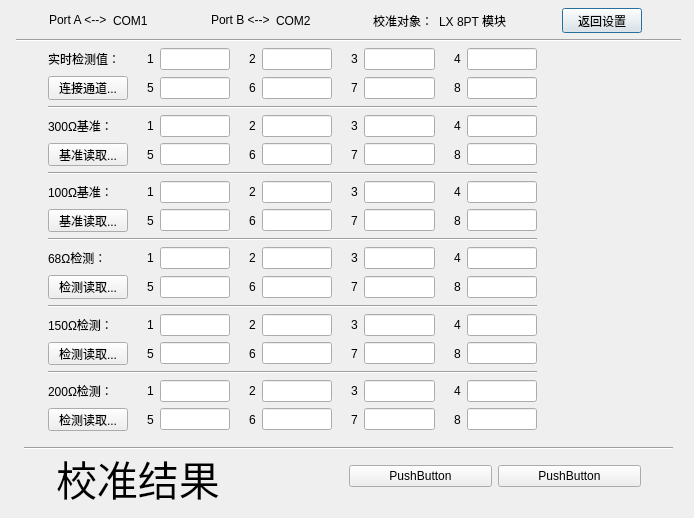
<?xml version="1.0" encoding="UTF-8"?>
<ui version="4.0">
 <class>Dialog_calibration</class>
 <widget class="QDialog" name="Dialog_calibration">
  <property name="geometry">
   <rect>
    <x>0</x>
    <y>0</y>
    <width>694</width>
    <height>518</height>
   </rect>
  </property>
  <property name="windowTitle">
   <string>Dialog</string>
  </property>
  <widget class="Line" name="line">
   <property name="geometry">
    <rect>
     <x>16</x>
     <y>32</y>
     <width>665</width>
     <height>16</height>
    </rect>
   </property>
   <property name="orientation">
    <enum>Qt::Horizontal</enum>
   </property>
  </widget>
  <widget class="Line" name="line_2">
   <property name="geometry">
    <rect>
     <x>24</x>
     <y>440</y>
     <width>649</width>
     <height>16</height>
    </rect>
   </property>
   <property name="orientation">
    <enum>Qt::Horizontal</enum>
   </property>
  </widget>
  <widget class="QWidget" name="layoutWidget">
   <property name="geometry">
    <rect>
     <x>49</x>
     <y>8</y>
     <width>593</width>
     <height>25</height>
    </rect>
   </property>
   <layout class="QGridLayout" name="gridLayout">
    <item row="0" column="0">
     <widget class="QLabel" name="label">
      <property name="text">
       <string>Port A &lt;--&gt;</string>
      </property>
     </widget>
    </item>
    <item row="0" column="1">
     <widget class="QLabel" name="label_7">
      <property name="text">
       <string>COM1</string>
      </property>
     </widget>
    </item>
    <item row="0" column="2">
     <widget class="QLabel" name="label_8">
      <property name="text">
       <string/>
      </property>
     </widget>
    </item>
    <item row="0" column="3">
     <widget class="QLabel" name="label_2">
      <property name="text">
       <string>Port B &lt;--&gt;</string>
      </property>
     </widget>
    </item>
    <item row="0" column="4">
     <widget class="QLabel" name="label_6">
      <property name="text">
       <string>COM2</string>
      </property>
     </widget>
    </item>
    <item row="0" column="5">
     <widget class="QLabel" name="label_9">
      <property name="text">
       <string/>
      </property>
     </widget>
    </item>
    <item row="0" column="6">
     <widget class="QLabel" name="label_4">
      <property name="font">
       <font>
        <pointsize>9</pointsize>
        <weight>50</weight>
        <bold>false</bold>
       </font>
      </property>
      <property name="text">
       <string>校准对象：</string>
      </property>
     </widget>
    </item>
    <item row="0" column="7">
     <widget class="QLabel" name="label_5">
      <property name="font">
       <font>
        <pointsize>9</pointsize>
        <weight>50</weight>
        <bold>false</bold>
       </font>
      </property>
      <property name="text">
       <string>LX 8PT 模块</string>
      </property>
     </widget>
    </item>
    <item row="0" column="8">
     <widget class="QLabel" name="label_10">
      <property name="text">
       <string/>
      </property>
     </widget>
    </item>
    <item row="0" column="9">
     <widget class="QPushButton" name="pushButton_back_set">
      <property name="text">
       <string>返回设置</string>
      </property>
     </widget>
    </item>
   </layout>
  </widget>
  <widget class="QWidget" name="layoutWidget">
   <property name="geometry">
    <rect>
     <x>56</x>
     <y>448</y>
     <width>585</width>
     <height>57</height>
    </rect>
   </property>
   <layout class="QGridLayout" name="gridLayout_2">
    <item row="0" column="0" rowspan="2" colspan="2">
     <widget class="QLabel" name="label_show_calibration_result">
      <property name="font">
       <font>
        <pointsize>31</pointsize>
        <weight>75</weight>
        <bold>true</bold>
       </font>
      </property>
      <property name="frameShadow">
       <enum>QFrame::Plain</enum>
      </property>
      <property name="text">
       <string>&lt;html&gt;&lt;head/&gt;&lt;body&gt;&lt;p&gt;&lt;span style=&quot; font-weight:400; color:#000000;&quot;&gt;校准结果&lt;/span&gt;&lt;/p&gt;&lt;/body&gt;&lt;/html&gt;</string>
      </property>
     </widget>
    </item>
    <item row="0" column="2" rowspan="2">
     <widget class="QPushButton" name="pushButton_2">
      <property name="font">
       <font>
        <pointsize>9</pointsize>
       </font>
      </property>
      <property name="text">
       <string>PushButton</string>
      </property>
     </widget>
    </item>
    <item row="0" column="3" rowspan="2">
     <widget class="QPushButton" name="pushButton_3">
      <property name="text">
       <string>PushButton</string>
      </property>
     </widget>
    </item>
   </layout>
  </widget>
  <widget class="QWidget" name="layoutWidget">
   <property name="geometry">
    <rect>
     <x>48</x>
     <y>48</y>
     <width>489</width>
     <height>383</height>
    </rect>
   </property>
   <layout class="QVBoxLayout" name="verticalLayout">
    <item>
     <layout class="QGridLayout" name="gridLayout_3">
      <item row="1" column="3">
       <widget class="QLineEdit" name="lineEdit_7"/>
      </item>
      <item row="1" column="5">
       <widget class="QLabel" name="label_24">
        <property name="text">
         <string>6</string>
        </property>
       </widget>
      </item>
      <item row="0" column="5">
       <widget class="QLabel" name="label_16">
        <property name="text">
         <string>2</string>
        </property>
       </widget>
      </item>
      <item row="0" column="3">
       <widget class="QLineEdit" name="lineEdit"/>
      </item>
      <item row="0" column="12">
       <widget class="QLineEdit" name="lineEdit_4"/>
      </item>
      <item row="0" column="2">
       <widget class="QLabel" name="label_20">
        <property name="text">
         <string>1</string>
        </property>
       </widget>
      </item>
      <item row="0" column="9">
       <widget class="QLineEdit" name="lineEdit_3"/>
      </item>
      <item row="0" column="11">
       <widget class="QLabel" name="label_18">
        <property name="text">
         <string>4</string>
        </property>
       </widget>
      </item>
      <item row="1" column="2">
       <widget class="QLabel" name="label_22">
        <property name="text">
         <string>5</string>
        </property>
       </widget>
      </item>
      <item row="0" column="8">
       <widget class="QLabel" name="label_17">
        <property name="text">
         <string>3</string>
        </property>
       </widget>
      </item>
      <item row="0" column="6">
       <widget class="QLineEdit" name="lineEdit_2"/>
      </item>
      <item row="1" column="6">
       <widget class="QLineEdit" name="lineEdit_8"/>
      </item>
      <item row="1" column="8">
       <widget class="QLabel" name="label_21">
        <property name="text">
         <string>7</string>
        </property>
       </widget>
      </item>
      <item row="1" column="9">
       <widget class="QLineEdit" name="lineEdit_6"/>
      </item>
      <item row="1" column="11">
       <widget class="QLabel" name="label_23">
        <property name="text">
         <string>8</string>
        </property>
       </widget>
      </item>
      <item row="1" column="12">
       <widget class="QLineEdit" name="lineEdit_5"/>
      </item>
      <item row="0" column="4">
       <widget class="QLabel" name="label_27">
        <property name="text">
         <string/>
        </property>
       </widget>
      </item>
      <item row="0" column="7">
       <widget class="QLabel" name="label_28">
        <property name="text">
         <string/>
        </property>
       </widget>
      </item>
      <item row="0" column="10">
       <widget class="QLabel" name="label_29">
        <property name="text">
         <string/>
        </property>
       </widget>
      </item>
      <item row="0" column="1">
       <widget class="QLabel" name="label_26">
        <property name="text">
         <string/>
        </property>
       </widget>
      </item>
      <item row="0" column="0">
       <widget class="QLabel" name="label_11">
        <property name="text">
         <string>实时检测值：</string>
        </property>
       </widget>
      </item>
      <item row="1" column="0">
       <widget class="QPushButton" name="pushButton_5">
        <property name="text">
         <string>连接通道...</string>
        </property>
       </widget>
      </item>
     </layout>
    </item>
    <item>
     <widget class="Line" name="line_3">
      <property name="orientation">
       <enum>Qt::Horizontal</enum>
      </property>
     </widget>
    </item>
    <item>
     <layout class="QGridLayout" name="gridLayout_4">
      <item row="1" column="3">
       <widget class="QLineEdit" name="lineEdit_9"/>
      </item>
      <item row="1" column="5">
       <widget class="QLabel" name="label_30">
        <property name="text">
         <string>6</string>
        </property>
       </widget>
      </item>
      <item row="0" column="5">
       <widget class="QLabel" name="label_19">
        <property name="text">
         <string>2</string>
        </property>
       </widget>
      </item>
      <item row="0" column="3">
       <widget class="QLineEdit" name="lineEdit_10"/>
      </item>
      <item row="0" column="12">
       <widget class="QLineEdit" name="lineEdit_11"/>
      </item>
      <item row="0" column="2">
       <widget class="QLabel" name="label_31">
        <property name="text">
         <string>1</string>
        </property>
       </widget>
      </item>
      <item row="0" column="9">
       <widget class="QLineEdit" name="lineEdit_12"/>
      </item>
      <item row="0" column="11">
       <widget class="QLabel" name="label_32">
        <property name="text">
         <string>4</string>
        </property>
       </widget>
      </item>
      <item row="1" column="2">
       <widget class="QLabel" name="label_33">
        <property name="text">
         <string>5</string>
        </property>
       </widget>
      </item>
      <item row="0" column="8">
       <widget class="QLabel" name="label_34">
        <property name="text">
         <string>3</string>
        </property>
       </widget>
      </item>
      <item row="0" column="6">
       <widget class="QLineEdit" name="lineEdit_13"/>
      </item>
      <item row="1" column="6">
       <widget class="QLineEdit" name="lineEdit_14"/>
      </item>
      <item row="1" column="8">
       <widget class="QLabel" name="label_35">
        <property name="text">
         <string>7</string>
        </property>
       </widget>
      </item>
      <item row="1" column="9">
       <widget class="QLineEdit" name="lineEdit_15"/>
      </item>
      <item row="1" column="11">
       <widget class="QLabel" name="label_36">
        <property name="text">
         <string>8</string>
        </property>
       </widget>
      </item>
      <item row="1" column="12">
       <widget class="QLineEdit" name="lineEdit_16"/>
      </item>
      <item row="0" column="4">
       <widget class="QLabel" name="label_37">
        <property name="text">
         <string/>
        </property>
       </widget>
      </item>
      <item row="0" column="7">
       <widget class="QLabel" name="label_38">
        <property name="text">
         <string/>
        </property>
       </widget>
      </item>
      <item row="0" column="10">
       <widget class="QLabel" name="label_39">
        <property name="text">
         <string/>
        </property>
       </widget>
      </item>
      <item row="0" column="1">
       <widget class="QLabel" name="label_40">
        <property name="text">
         <string/>
        </property>
       </widget>
      </item>
      <item row="0" column="0">
       <widget class="QLabel" name="label_12">
        <property name="text">
         <string>300Ω基准：</string>
        </property>
       </widget>
      </item>
      <item row="1" column="0">
       <widget class="QPushButton" name="pushButton_4">
        <property name="text">
         <string>基准读取...</string>
        </property>
       </widget>
      </item>
     </layout>
    </item>
    <item>
     <widget class="Line" name="line_4">
      <property name="orientation">
       <enum>Qt::Horizontal</enum>
      </property>
     </widget>
    </item>
    <item>
     <layout class="QGridLayout" name="gridLayout_5">
      <item row="1" column="3">
       <widget class="QLineEdit" name="lineEdit_17"/>
      </item>
      <item row="1" column="5">
       <widget class="QLabel" name="label_41">
        <property name="text">
         <string>6</string>
        </property>
       </widget>
      </item>
      <item row="0" column="5">
       <widget class="QLabel" name="label_42">
        <property name="text">
         <string>2</string>
        </property>
       </widget>
      </item>
      <item row="0" column="3">
       <widget class="QLineEdit" name="lineEdit_18"/>
      </item>
      <item row="0" column="12">
       <widget class="QLineEdit" name="lineEdit_19"/>
      </item>
      <item row="0" column="2">
       <widget class="QLabel" name="label_43">
        <property name="text">
         <string>1</string>
        </property>
       </widget>
      </item>
      <item row="0" column="9">
       <widget class="QLineEdit" name="lineEdit_20"/>
      </item>
      <item row="0" column="11">
       <widget class="QLabel" name="label_44">
        <property name="text">
         <string>4</string>
        </property>
       </widget>
      </item>
      <item row="1" column="2">
       <widget class="QLabel" name="label_45">
        <property name="text">
         <string>5</string>
        </property>
       </widget>
      </item>
      <item row="0" column="8">
       <widget class="QLabel" name="label_46">
        <property name="text">
         <string>3</string>
        </property>
       </widget>
      </item>
      <item row="0" column="6">
       <widget class="QLineEdit" name="lineEdit_21"/>
      </item>
      <item row="1" column="6">
       <widget class="QLineEdit" name="lineEdit_22"/>
      </item>
      <item row="1" column="8">
       <widget class="QLabel" name="label_47">
        <property name="text">
         <string>7</string>
        </property>
       </widget>
      </item>
      <item row="1" column="9">
       <widget class="QLineEdit" name="lineEdit_23"/>
      </item>
      <item row="1" column="11">
       <widget class="QLabel" name="label_48">
        <property name="text">
         <string>8</string>
        </property>
       </widget>
      </item>
      <item row="1" column="12">
       <widget class="QLineEdit" name="lineEdit_24"/>
      </item>
      <item row="0" column="4">
       <widget class="QLabel" name="label_49">
        <property name="text">
         <string/>
        </property>
       </widget>
      </item>
      <item row="0" column="7">
       <widget class="QLabel" name="label_50">
        <property name="text">
         <string/>
        </property>
       </widget>
      </item>
      <item row="0" column="10">
       <widget class="QLabel" name="label_51">
        <property name="text">
         <string/>
        </property>
       </widget>
      </item>
      <item row="0" column="1">
       <widget class="QLabel" name="label_52">
        <property name="text">
         <string/>
        </property>
       </widget>
      </item>
      <item row="0" column="0">
       <widget class="QLabel" name="label_13">
        <property name="text">
         <string>100Ω基准：</string>
        </property>
       </widget>
      </item>
      <item row="1" column="0">
       <widget class="QPushButton" name="pushButton_6">
        <property name="text">
         <string>基准读取...</string>
        </property>
       </widget>
      </item>
     </layout>
    </item>
    <item>
     <widget class="Line" name="line_5">
      <property name="orientation">
       <enum>Qt::Horizontal</enum>
      </property>
     </widget>
    </item>
    <item>
     <layout class="QGridLayout" name="gridLayout_6">
      <item row="1" column="3">
       <widget class="QLineEdit" name="lineEdit_25"/>
      </item>
      <item row="1" column="5">
       <widget class="QLabel" name="label_53">
        <property name="text">
         <string>6</string>
        </property>
       </widget>
      </item>
      <item row="0" column="5">
       <widget class="QLabel" name="label_54">
        <property name="text">
         <string>2</string>
        </property>
       </widget>
      </item>
      <item row="0" column="3">
       <widget class="QLineEdit" name="lineEdit_26"/>
      </item>
      <item row="0" column="12">
       <widget class="QLineEdit" name="lineEdit_27"/>
      </item>
      <item row="0" column="2">
       <widget class="QLabel" name="label_55">
        <property name="text">
         <string>1</string>
        </property>
       </widget>
      </item>
      <item row="0" column="9">
       <widget class="QLineEdit" name="lineEdit_28"/>
      </item>
      <item row="0" column="11">
       <widget class="QLabel" name="label_56">
        <property name="text">
         <string>4</string>
        </property>
       </widget>
      </item>
      <item row="1" column="2">
       <widget class="QLabel" name="label_57">
        <property name="text">
         <string>5</string>
        </property>
       </widget>
      </item>
      <item row="0" column="8">
       <widget class="QLabel" name="label_58">
        <property name="text">
         <string>3</string>
        </property>
       </widget>
      </item>
      <item row="0" column="6">
       <widget class="QLineEdit" name="lineEdit_29"/>
      </item>
      <item row="1" column="6">
       <widget class="QLineEdit" name="lineEdit_30"/>
      </item>
      <item row="1" column="8">
       <widget class="QLabel" name="label_59">
        <property name="text">
         <string>7</string>
        </property>
       </widget>
      </item>
      <item row="1" column="9">
       <widget class="QLineEdit" name="lineEdit_31"/>
      </item>
      <item row="1" column="11">
       <widget class="QLabel" name="label_60">
        <property name="text">
         <string>8</string>
        </property>
       </widget>
      </item>
      <item row="1" column="12">
       <widget class="QLineEdit" name="lineEdit_32"/>
      </item>
      <item row="0" column="4">
       <widget class="QLabel" name="label_61">
        <property name="text">
         <string/>
        </property>
       </widget>
      </item>
      <item row="0" column="7">
       <widget class="QLabel" name="label_62">
        <property name="text">
         <string/>
        </property>
       </widget>
      </item>
      <item row="0" column="10">
       <widget class="QLabel" name="label_63">
        <property name="text">
         <string/>
        </property>
       </widget>
      </item>
      <item row="0" column="1">
       <widget class="QLabel" name="label_64">
        <property name="text">
         <string/>
        </property>
       </widget>
      </item>
      <item row="0" column="0">
       <widget class="QLabel" name="label_14">
        <property name="text">
         <string>68Ω检测：</string>
        </property>
       </widget>
      </item>
      <item row="1" column="0">
       <widget class="QPushButton" name="pushButton_7">
        <property name="text">
         <string>检测读取...</string>
        </property>
       </widget>
      </item>
     </layout>
    </item>
    <item>
     <widget class="Line" name="line_6">
      <property name="orientation">
       <enum>Qt::Horizontal</enum>
      </property>
     </widget>
    </item>
    <item>
     <layout class="QGridLayout" name="gridLayout_7">
      <item row="1" column="0">
       <widget class="QPushButton" name="pushButton_8">
        <property name="text">
         <string>检测读取...</string>
        </property>
       </widget>
      </item>
      <item row="0" column="8">
       <widget class="QLabel" name="label_70">
        <property name="text">
         <string>3</string>
        </property>
       </widget>
      </item>
      <item row="1" column="2">
       <widget class="QLabel" name="label_69">
        <property name="text">
         <string>5</string>
        </property>
       </widget>
      </item>
      <item row="0" column="11">
       <widget class="QLabel" name="label_68">
        <property name="text">
         <string>4</string>
        </property>
       </widget>
      </item>
      <item row="0" column="9">
       <widget class="QLineEdit" name="lineEdit_36"/>
      </item>
      <item row="0" column="2">
       <widget class="QLabel" name="label_67">
        <property name="text">
         <string>1</string>
        </property>
       </widget>
      </item>
      <item row="1" column="11">
       <widget class="QLabel" name="label_72">
        <property name="text">
         <string>8</string>
        </property>
       </widget>
      </item>
      <item row="1" column="9">
       <widget class="QLineEdit" name="lineEdit_39"/>
      </item>
      <item row="1" column="8">
       <widget class="QLabel" name="label_71">
        <property name="text">
         <string>7</string>
        </property>
       </widget>
      </item>
      <item row="1" column="6">
       <widget class="QLineEdit" name="lineEdit_38"/>
      </item>
      <item row="0" column="6">
       <widget class="QLineEdit" name="lineEdit_37"/>
      </item>
      <item row="0" column="0">
       <widget class="QLabel" name="label_15">
        <property name="text">
         <string>150Ω检测：</string>
        </property>
       </widget>
      </item>
      <item row="0" column="1">
       <widget class="QLabel" name="label_76">
        <property name="text">
         <string/>
        </property>
       </widget>
      </item>
      <item row="0" column="10">
       <widget class="QLabel" name="label_75">
        <property name="text">
         <string/>
        </property>
       </widget>
      </item>
      <item row="0" column="7">
       <widget class="QLabel" name="label_74">
        <property name="text">
         <string/>
        </property>
       </widget>
      </item>
      <item row="0" column="4">
       <widget class="QLabel" name="label_73">
        <property name="text">
         <string/>
        </property>
       </widget>
      </item>
      <item row="1" column="12">
       <widget class="QLineEdit" name="lineEdit_40"/>
      </item>
      <item row="0" column="12">
       <widget class="QLineEdit" name="lineEdit_35"/>
      </item>
      <item row="0" column="3">
       <widget class="QLineEdit" name="lineEdit_34"/>
      </item>
      <item row="0" column="5">
       <widget class="QLabel" name="label_66">
        <property name="text">
         <string>2</string>
        </property>
       </widget>
      </item>
      <item row="1" column="5">
       <widget class="QLabel" name="label_65">
        <property name="text">
         <string>6</string>
        </property>
       </widget>
      </item>
      <item row="1" column="3">
       <widget class="QLineEdit" name="lineEdit_33"/>
      </item>
     </layout>
    </item>
    <item>
     <widget class="Line" name="line_7">
      <property name="orientation">
       <enum>Qt::Horizontal</enum>
      </property>
     </widget>
    </item>
    <item>
     <layout class="QGridLayout" name="gridLayout_8">
      <item row="1" column="3">
       <widget class="QLineEdit" name="lineEdit_41"/>
      </item>
      <item row="1" column="5">
       <widget class="QLabel" name="label_77">
        <property name="text">
         <string>6</string>
        </property>
       </widget>
      </item>
      <item row="0" column="5">
       <widget class="QLabel" name="label_78">
        <property name="text">
         <string>2</string>
        </property>
       </widget>
      </item>
      <item row="0" column="3">
       <widget class="QLineEdit" name="lineEdit_42"/>
      </item>
      <item row="0" column="12">
       <widget class="QLineEdit" name="lineEdit_43"/>
      </item>
      <item row="0" column="2">
       <widget class="QLabel" name="label_79">
        <property name="text">
         <string>1</string>
        </property>
       </widget>
      </item>
      <item row="0" column="9">
       <widget class="QLineEdit" name="lineEdit_44"/>
      </item>
      <item row="0" column="11">
       <widget class="QLabel" name="label_80">
        <property name="text">
         <string>4</string>
        </property>
       </widget>
      </item>
      <item row="1" column="2">
       <widget class="QLabel" name="label_81">
        <property name="text">
         <string>5</string>
        </property>
       </widget>
      </item>
      <item row="0" column="8">
       <widget class="QLabel" name="label_82">
        <property name="text">
         <string>3</string>
        </property>
       </widget>
      </item>
      <item row="0" column="6">
       <widget class="QLineEdit" name="lineEdit_45"/>
      </item>
      <item row="1" column="6">
       <widget class="QLineEdit" name="lineEdit_46"/>
      </item>
      <item row="1" column="8">
       <widget class="QLabel" name="label_83">
        <property name="text">
         <string>7</string>
        </property>
       </widget>
      </item>
      <item row="1" column="9">
       <widget class="QLineEdit" name="lineEdit_47"/>
      </item>
      <item row="1" column="11">
       <widget class="QLabel" name="label_84">
        <property name="text">
         <string>8</string>
        </property>
       </widget>
      </item>
      <item row="1" column="12">
       <widget class="QLineEdit" name="lineEdit_48"/>
      </item>
      <item row="0" column="4">
       <widget class="QLabel" name="label_85">
        <property name="text">
         <string/>
        </property>
       </widget>
      </item>
      <item row="0" column="7">
       <widget class="QLabel" name="label_86">
        <property name="text">
         <string/>
        </property>
       </widget>
      </item>
      <item row="0" column="10">
       <widget class="QLabel" name="label_87">
        <property name="text">
         <string/>
        </property>
       </widget>
      </item>
      <item row="0" column="1">
       <widget class="QLabel" name="label_88">
        <property name="text">
         <string/>
        </property>
       </widget>
      </item>
      <item row="0" column="0">
       <widget class="QLabel" name="label_89">
        <property name="text">
         <string>200Ω检测：</string>
        </property>
       </widget>
      </item>
      <item row="1" column="0">
       <widget class="QPushButton" name="pushButton_9">
        <property name="text">
         <string>检测读取...</string>
        </property>
       </widget>
      </item>
     </layout>
    </item>
   </layout>
  </widget>
  <zorder>layoutWidget</zorder>
  <zorder>layoutWidget</zorder>
  <zorder>line</zorder>
  <zorder>line_2</zorder>
  <zorder>layoutWidget</zorder>
 </widget>
 <resources/>
 <connections/>
</ui>
